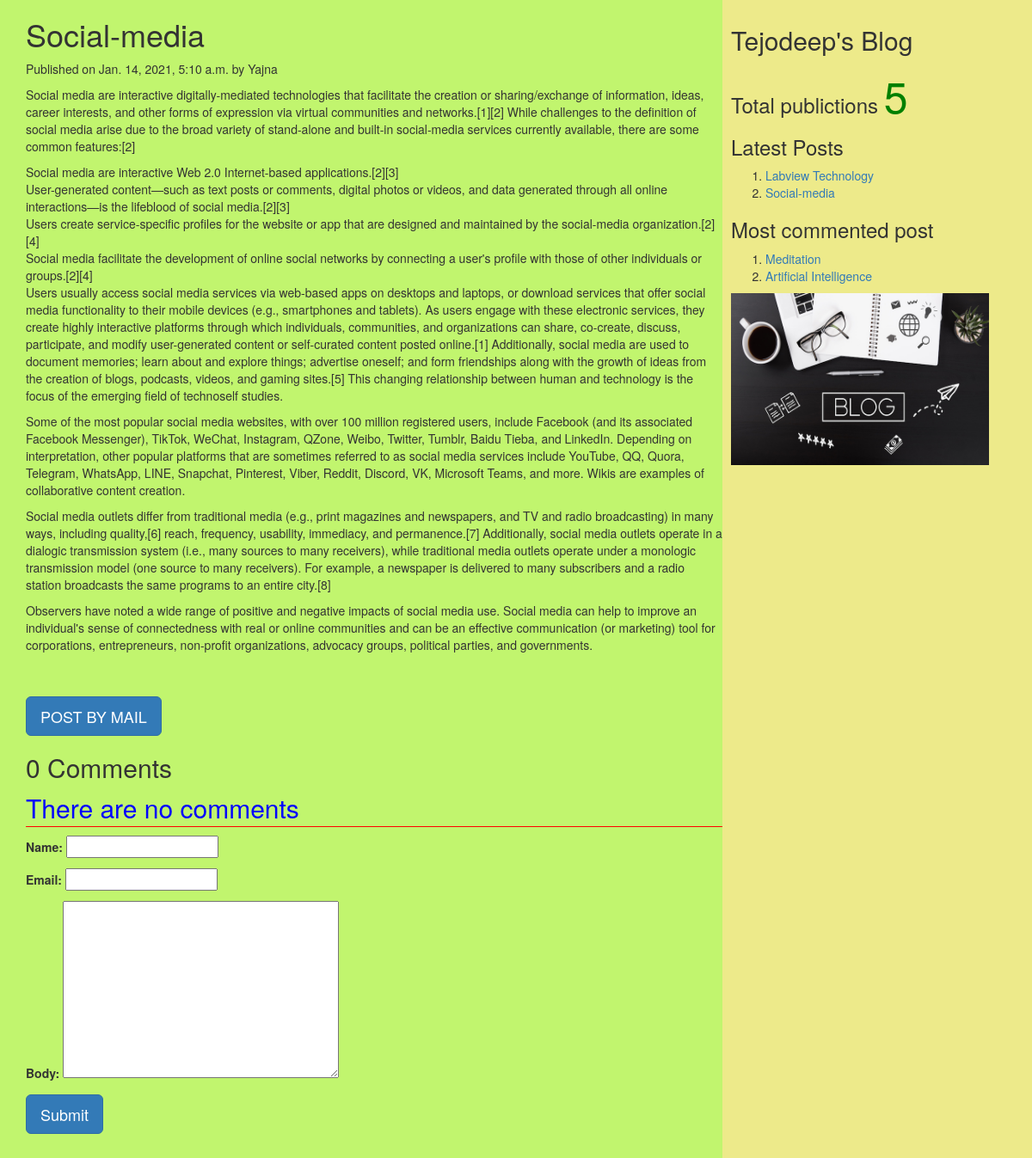
/2021/01/14/social-media, run on the app's committed database.
### myApp/models.py (models this page shows, shortened)
class Post(models.Model):
          tags=TaggableManager()
          STATUS_CHOICES=(('draft','Draft'),('published','Published'))
          title=models.CharField(max_length=256)
          slug=models.SlugField(max_length=264,unique_for_date='publish')
          author=models.ForeignKey(User,related_name='blog_posts',on_delete= models.CASCADE)
          body=models.TextField()
          publish=models.DateTimeField(default=timezone.now)
          created=models.DateTimeField(auto_now_add=True)
          updated=models.DateTimeField(auto_now=True)
          status= models.CharField(max_length=10,choices=STATUS_CHOICES,default='draft')
          objects=CustomManager()
          class Meta:
                ordering=('-publish',)
          def get_absolute_url(self):
                return reverse('post_detail',args=[self.publish.year,self.publish.strftime('%m'),self.publish.strftime('%d'),self.slug])

### myApp/views.py (the view, shortened to what this page needs)
# urls.py: url(r'(?P<year>\d{4})/(?P<month>\d{2})/(?P<day>\d{2})/(?P<post>[-\w]+)',views.post_detail_view,name='post_detail'),
def post_detail_view(request,year,month,day,post):
    post=get_object_or_404(Post,slug=post,publish__year=year,publish__month=month,publish__day=day)
    comments=post.comments.filter(active=True)
    csubmit=False
    form=CommentForm()
    d={'post':post,'form':form,'csubmit':csubmit,'comments':comments}
    return render(request,'myApp/post_detail.html',d)

### myApp/forms.py
class CommentForm(forms.ModelForm):
    class Meta:
        model=Comment
        fields=('name','email','body')

### myApp/models.py (called while the page is built)
    def get_queryset(self):
        return super().get_queryset().filter(status='published')

### myApp/templatetags/mytags.py (called while the page is built)
@register.simple_tag
def total_posts():
    return Post.objects.count()

@register.inclusion_tag('myApp/latest_post.html')
def show_latest_posts(count=3):
    latest_posts=Post.objects.order_by('-publish')[:count]
    return {'latest_posts':latest_posts}

@register.simple_tag
def get_most_commented_posts(count=2):
    return Post.objects.annotate(total_comments=Count('comments')).order_by('-total_comments')[:count]

### template/myApp/post_detail.html (shortened to what this page needs)
<html>
    {%extends 'myApp/parent.html'%}
        {%block content_block%}
        <h1>{{post.title}}</h1>
        <p>Published on {{post.publish}} by {{post.author|title}}</p>
        {{post.body|linebreaks}} <br><br>
        <a href="/{{post.id}}/share" class='btn btn-lg btn-primary'>POST BY MAIL</a>
        {%with comments.count as comments_count%}
        <h2>{{comments_count}} Comment{{comments_count|pluralize}}</h2>
        {%endwith%}
        {%if comments%}
         {%for c in comments%}
         <p>Comment {{forloop.counter}} by {{c.name}}</p>
        <div>{{c.body|linebreaks}}</div>
        <hr>
        {%endfor%}
        {%else%}
         <p style="color:blue;font-size:30px;font-style:bold;border-bottom:1px red solid;">There are no comments</p>
        {%endif%}
         {%if csubmit%}
         <h2>Thank you..Your comment has been added successfully!!</h2>
         {%else%}
         <form  method="post">
           {{form.as_p}}
           <input type="submit" class='btn btn-lg btn-primary' value="Submit">
         </form>
         {%endif%}
        {%endblock%}

### template/myApp/parent.html (shortened to what this page needs)
<html>
{%load static%}
{%load mytags%}
    <head>
        <link rel="stylesheet" href="https://maxcdn.bootstrapcdn.com/bootstrap/3.3.7/css/bootstrap.min.css">
    </head>
    <body>
        <div class="content" style="width:70%;float:left;background-color:#c1f56e;height:300%;padding:0 0 0 30px">
              {%block content_block%}
              {%endblock%}
        </div>
        <div class="sidebar" style="width:30%;float:right;background-color:#edea8a;height:300%;padding:10px">
            <h2>Tejodeep's Blog</h2>
            <h3>Total publictions
              <span style="color:green;font-size:50px">
              {%total_posts%}</span>
              <h3>Latest Posts</h3>
              {% show_latest_posts 2 %}
              <h3>Most commented post</h3>
              {%get_most_commented_posts as m%}
              <ol>
                {%for post in m%}
                <li><a href="{{post.get_absolute_url}}">{{post.title}}</a></li>
                {%endfor%}
              </ol>
            </h3>
<img src="{% static "images/blog.jpg" %}" width="300px" height="200px"/>
        </div>
    </body>
</html>

### template/myApp/latest_post.html
<!DOCTYPE html>
<html lang="en" dir="ltr">
  <body>
    <ol>
    {%for post in latest_posts%}
    <li><a href="{{post.get_absolute_url}}">{{post.title}}</a></li>
    {%endfor%}
    </ol>
  </body>
</html>

### data on the page
Post: title "Social-media", publish "Jan. 14, 2021, 5:10 a.m.", author "Yajna", body "Social media are interactive digitally-mediated technologies that facilitate the creation or sharing/exchange of information, ideas, career interests, and other forms of expression via virtual communities and networks.[1][2] While challenges to the definition of social media arise due to the broad variety of stand-alone and built-in social-media services currently available, there are some common features:[2] Social media are interactive Web 2.0 Internet-based applications.[2][3] User-generated content—such as text posts or comments, digital photos or videos, and data generated through all online interactions—is the lifeblood of social media.[2][3] Users create service-specific profiles for…"
Post: title "Labview Technology"
Post: title "Meditation"
Post: title "Artificial Intelligence"

### other printed values
{{ comments_count }} "0"
